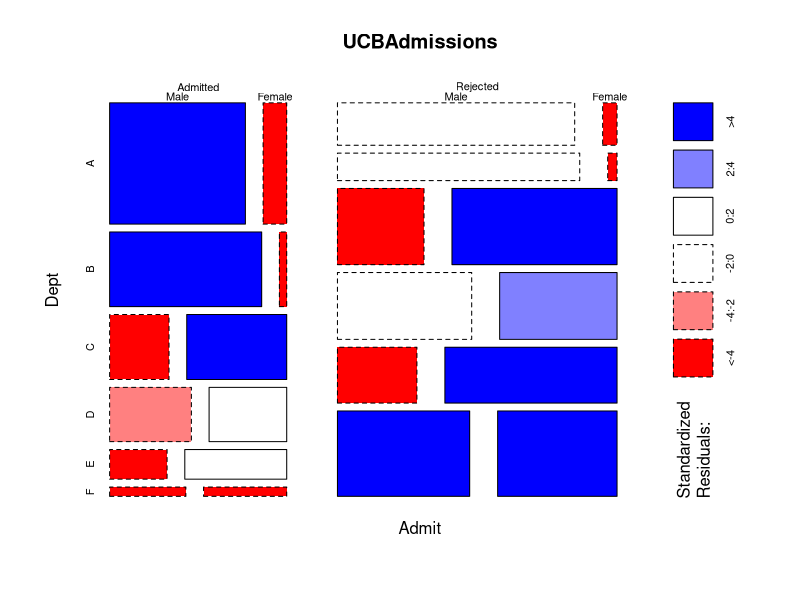

R code for this plot:
## ----echo=FALSE----------------------------------------------------------
library(knitr)
opts_knit$set(self.contained=FALSE)
opts_chunk$set(tidy=FALSE, message=FALSE, warning=FALSE, comment=NA)
# render_jekyll()

## ------------------------------------------------------------------------
wants <- c("MASS")
has   <- wants %in% rownames(installed.packages())
if(any(!has)) install.packages(wants[!has])

## ------------------------------------------------------------------------
library(MASS)
str(UCBAdmissions)

## ------------------------------------------------------------------------
(llFit <- loglm(~ Admit + Dept + Gender, data=UCBAdmissions))

## ------------------------------------------------------------------------
UCBAdf <- as.data.frame(UCBAdmissions)
loglm(Freq ~ Admit + Dept + Gender, data=UCBAdf)

## ------------------------------------------------------------------------
loglm(~ Admit + Dept + Gender + Admit:Dept + Dept:Gender, data=UCBAdmissions)

## ----rerLogLinear01------------------------------------------------------
mosaicplot(~ Admit + Dept + Gender, shade=TRUE, data=UCBAdmissions)

## ------------------------------------------------------------------------
(llCoef <- coef(llFit))
exp(llCoef$Gender)

## ------------------------------------------------------------------------
glmFitT <- glm(Freq ~ Admit + Dept + Gender, family=poisson(link="log"), data=UCBAdf)
coef(summary(glmFitT))

# glm() fitted values are the same as loglm() ones
all.equal(c(fitted(llFit)), fitted(glmFitT), check.attributes=FALSE)

## ------------------------------------------------------------------------
(glmTcoef <- coef(glmFitT))

glmTcoef["(Intercept)"]
llCoef$`(Intercept)` + llCoef$Admit["Admitted"] + llCoef$Gender["Male"]  + llCoef$Dept["A"]

glmTcoef["(Intercept)"] + glmTcoef["DeptC"] + glmTcoef["GenderFemale"]
llCoef$`(Intercept)` + llCoef$Admit["Admitted"] + llCoef$Dept["C"] + llCoef$Gender["Female"]

## ------------------------------------------------------------------------
glmFitE <- glm(Freq ~ Admit + Dept + Gender, family=poisson(link="log"),
               contrasts=list(Admit=contr.sum,
                               Dept=contr.sum,
                             Gender=contr.sum), data=UCBAdf)
coef(summary(glmFitE))

## ------------------------------------------------------------------------
try(detach(package:MASS))

